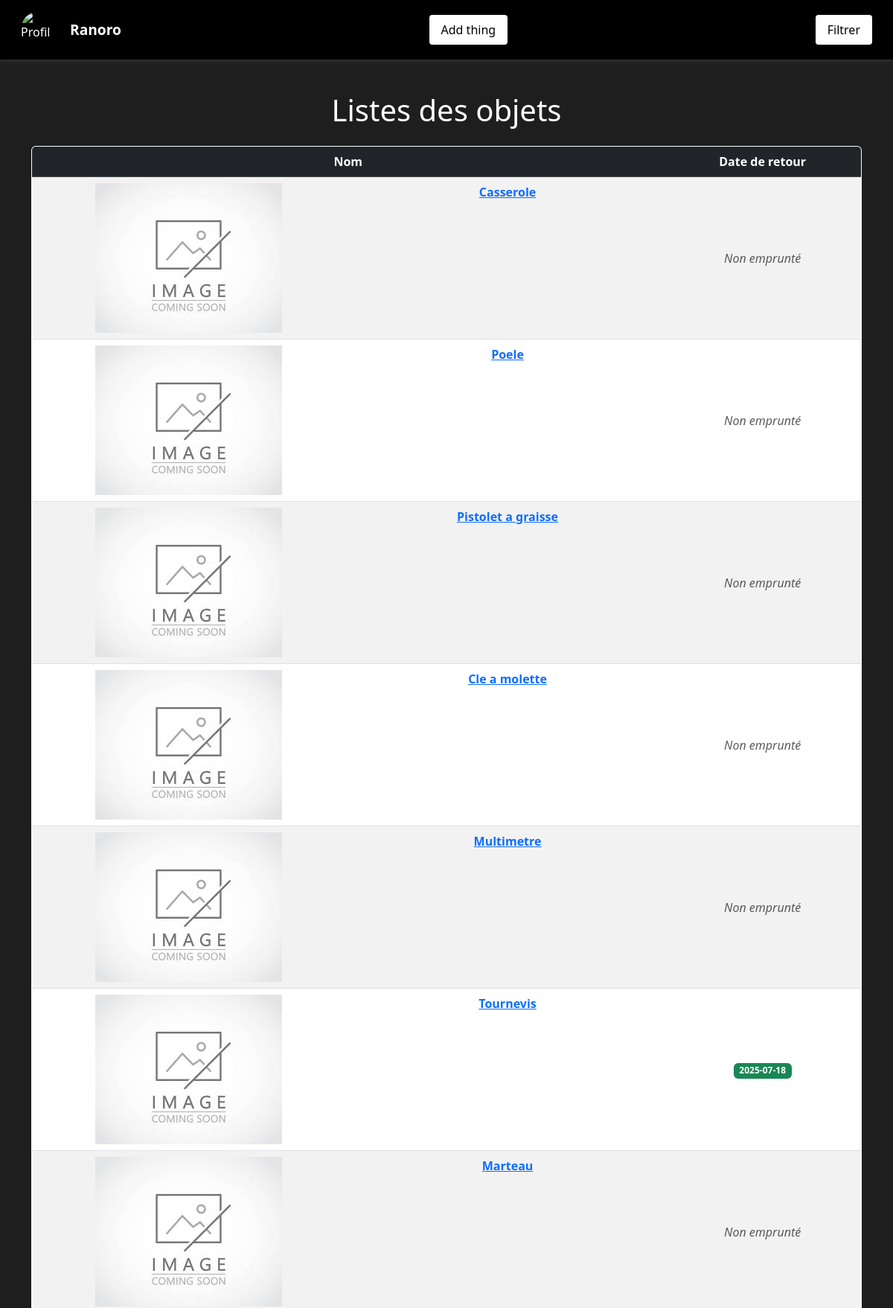
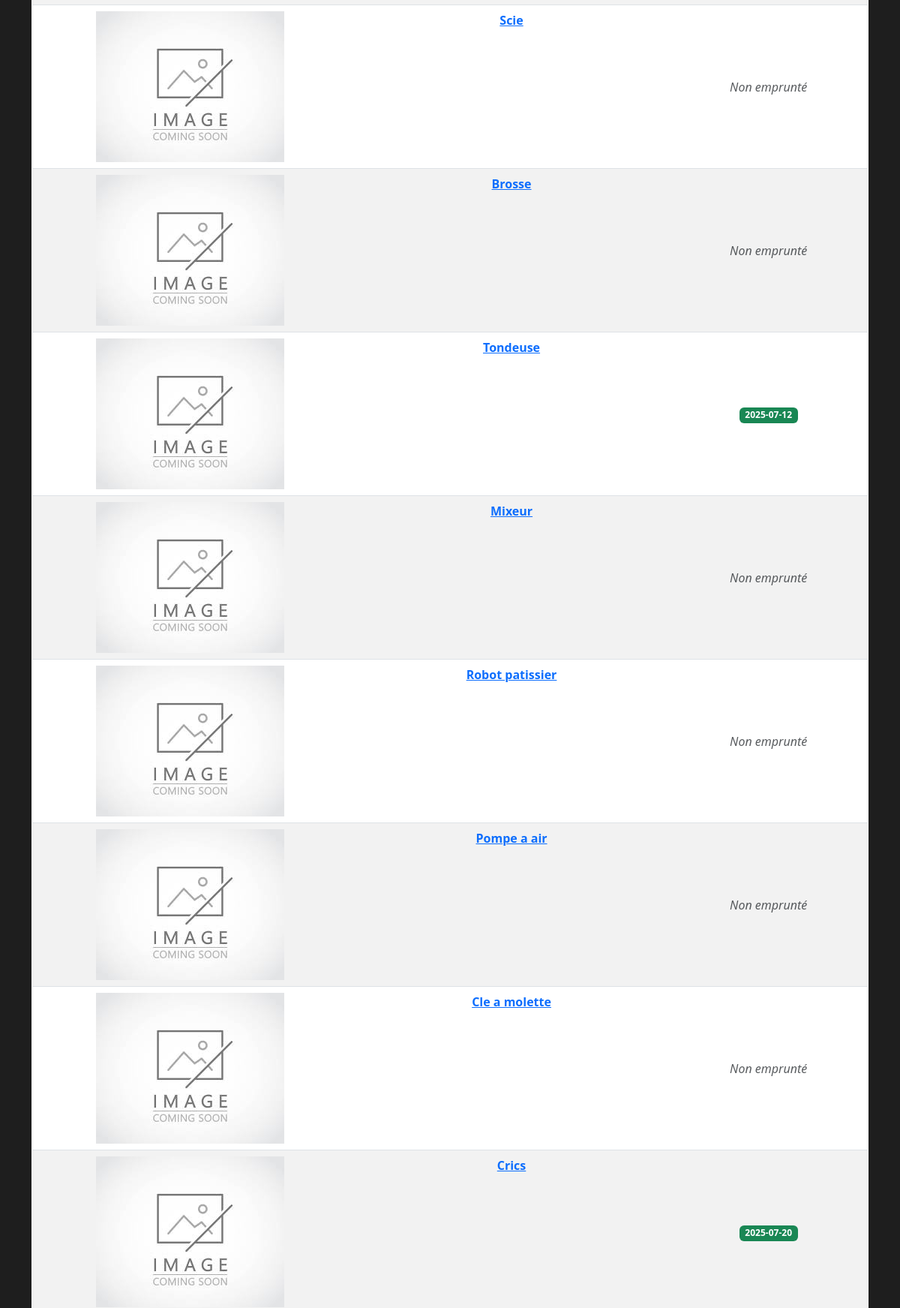
Page /pages/accueil.php (signed in, upper part) on the committed database (2 pictures, top to bottom).
### tables this page shows
create table emprunt_objet(
    id_objet INT AUTO_INCREMENT PRIMARY KEY,
    nom_objet VARCHAR(150),
    id_categorie INT,
    id_membre INT
);

### inc/connection.php (called while the page is built, shortened)
<?php
function dbconnect()
{
    static $connect = null;
    if ($connect === null) {
        $connect = mysqli_connect('localhost', 'root', '', 'emprunt');
        mysqli_set_charset($connect, 'utf8mb4');
    }
    return $connect;
}

### inc/function.php (called while the page is built, shortened)
<?php
require("connection.php");
function getListObject()
{
    $sql = "SELECT * FROM emprunt_objet ORDER BY id_objet DESC";
    $request = mysqli_query(dbconnect(), $sql);
    while($response = mysqli_fetch_assoc($request))
    {
        $result[] = $response;
    }
    if(!empty($result))
    {
        return $result;
    }
    return null;
}
function verifieSiEmprunte($id)
{
    $sql = "SELECT date_retour FROM emprunt_v_emprunt_objet WHERE id_objet = '%s'";
    $sql = sprintf($sql, $id);
    $request = mysqli_query(dbconnect(), $sql);
    if(mysqli_num_rows($request) > 0)
    {
        $response = mysqli_fetch_assoc($request);
        return $response['date_retour'];
    }
    return false;
}

### pages/accueil.php (the view, shortened to what this page needs)
<?php
require('../inc/function.php');
$parameters = ["Nom", "Date de retour"];
$objets = getListObject();
?>
<!DOCTYPE html>
<html lang="en">
<head>
    <link rel="stylesheet" href="../assets/bootstrap/css/bootstrap.min.css" />
    <link rel="stylesheet" href="../assets/style/style-accueil.css">
</head>
<body>
    <header>
        <nav class="container-fluid d-flex justify-content-between align-items-center">
            <ul class="d-flex align-items-center mb-0">
                <img src="../assets/image/<?= $_SESSION['pdp']; ?>" alt="Profil">
                <li><?= $_SESSION['user_name']; ?></li>
            </ul>
            <ul>
                <a href="formulaire-objet.php"><button>Add thing</button></a>
            </ul>
            <a href="filtre.php"><button>Filtrer</button></a>
        </nav>
    </header>
    <main>
        <div class="container mt-4">
            <?php if (!empty($objets)) { ?>
                <h1 class="text-center mb-4">Listes des objets</h1>
                <div class="table-responsive">
                    <table class="table table-hover table-striped border rounded overflow-hidden shadow-sm bg-white">
                        <thead class="table-dark text-center">
                            <tr>
                                <?php foreach ($parameters as $param) { ?>
                                    <th><?= $param; ?></th>
                                <?php } ?>
                            </tr>
                        </thead>
                        <tbody class="text-center align-middle">
                            <?php foreach ($objets as $o) { ?>
                                <tr>
                                    <td class="fw-semibold">
                                        <div class="row">
                                            <div class="col">
                                                <?php $photo = getImageObjet($o['id_objet']);?>
                                                <?php if (empty($photo)) { ?>
                                                    <img src="../assets/image/default.png" alt="">
                                                <?php } else { ?>
                                                    <img src="../assets/image/<?= $photo; ?>" alt="">
                                                <?php } ?>
                                            </div>
                                            <div class="col">
                                                <a href="affichage.php?id=<?= $o['id_objet']; ?>&name=<?= $o['nom_objet']; ?>">
                                                    <?= $o['nom_objet']; ?>
                                                </a>
                                            </div>
                                        </div>
                                    </td>
                                    <?php $emprunt = verifieSiEmprunte($o['id_objet']); ?>
                                    <td>
                                        <?= $emprunt !== false ? "<span class='badge bg-success'>$emprunt</span>" : "<span class='text-muted fst-italic'>Non emprunté</span>" ?>
                                    </td>
                                </tr>
                            <?php } ?>
                        </tbody>
                    </table>
                </div>
            <?php } ?>
        </div>
    </main>
</body>
</html>

### assets/style/style-accueil.css (style rules this page uses)
body { background-color: #1e1e1e; color: #f8f9fa; padding-top: 100px; }
header { background-color: #000; color: white; position: fixed; top: 0; left: 0; right: 0; z-index: 1030; height: 80px; display: flex; align-items: center; padding: 0 1rem; box-shadow: 0 2px 5px rgba(255, 255, 255, 0.1); }
header nav ul { list-style: none; display: flex; align-items: center; margin: 0; padding: 0; }
header nav ul img { width: 50px; height: 50px; border-radius: 50%; object-fit: cover; margin-right: 1rem; }
header nav ul li { font-weight: bold; font-size: 1.2rem; }
header nav a button { margin-left: auto; background-color: white; color: black; border: none; padding: 8px 16px; border-radius: 4px; }
table { width: 100%; color: #000; background-color: white; }
thead { background-color: #f0f0f0; }
tbody tr:nth-child(even) { background-color: #f9f9f9; }
h1 { color: white; }

### rows in the picture
emprunt_objet: nom_objet "Casserole", shows "Non emprunté"
emprunt_objet: nom_objet "Poele", shows "Non emprunté"
emprunt_objet: nom_objet "Pistolet a graisse", shows "Non emprunté"
emprunt_objet: nom_objet "Cle a molette", shows "Non emprunté"
emprunt_objet: nom_objet "Multimetre", shows "Non emprunté"
emprunt_objet: nom_objet "Tournevis", emprunt "2025-07-18"
emprunt_objet: nom_objet "Marteau", shows "Non emprunté"
emprunt_objet: nom_objet "Scie", shows "Non emprunté"
emprunt_objet: nom_objet "Brosse", shows "Non emprunté"
emprunt_objet: nom_objet "Tondeuse", emprunt "2025-07-12"
emprunt_objet: nom_objet "Mixeur", shows "Non emprunté"
emprunt_objet: nom_objet "Robot patissier", shows "Non emprunté"
emprunt_objet: nom_objet "Pompe a air", shows "Non emprunté"
emprunt_objet: nom_objet "Cle a molette", shows "Non emprunté"
emprunt_objet: nom_objet "Crics", emprunt "2025-07-20"

### other values in the picture
$_SESSION['user_name'] "Ranoro"
$param "Nom"
$param "Date de retour"
